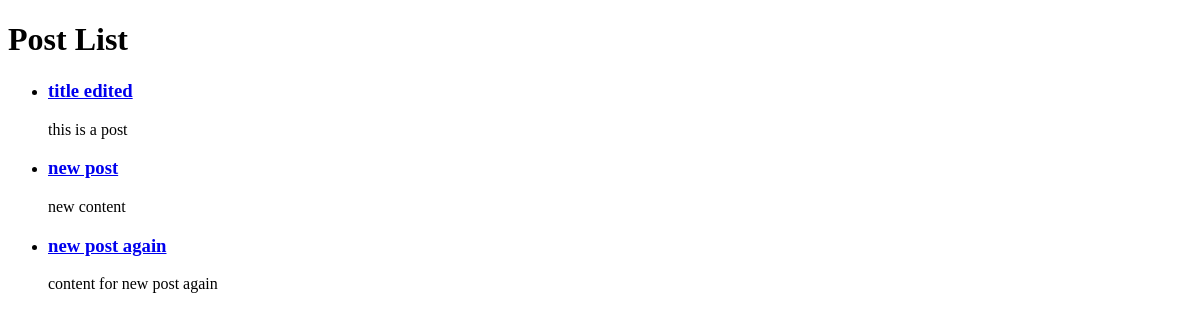
The app's page /posts/, older data.
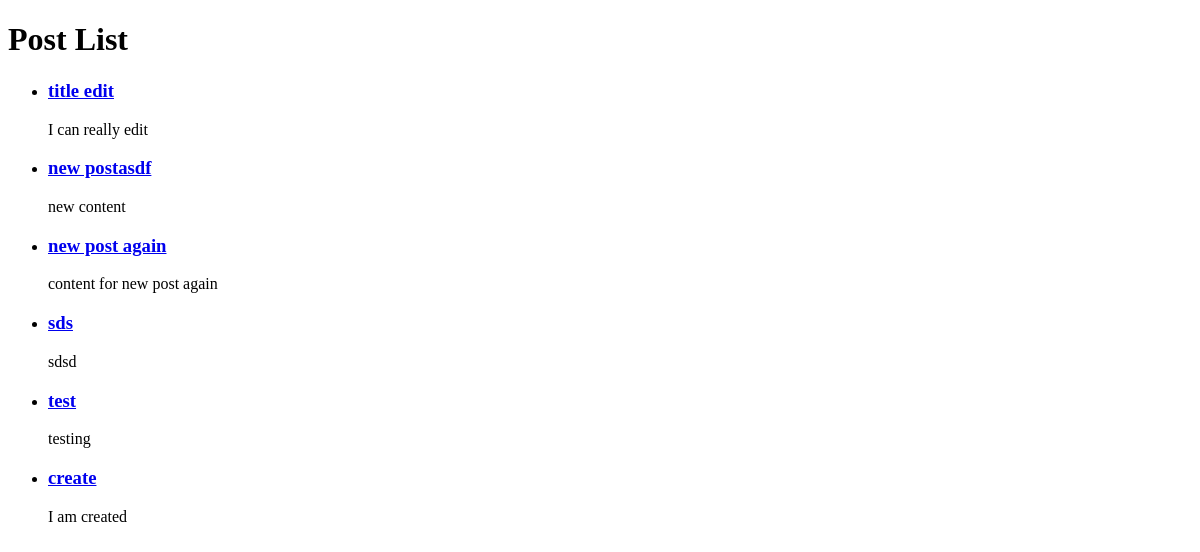
The same page, newer data.
### posts/models.py (models this page shows, shortened)
class Post(models.Model):
    title = models.CharField(max_length=120)
    content = models.TextField()
    updated = models.DateTimeField(auto_now=False, auto_now_add=False)
    timestamp = models.DateTimeField(auto_now=False, auto_now_add=True)
    class Meta:
        verbose_name = 'Post'
        verbose_name_plural = 'Posts'
    def get_absolute_url(self):
        return reverse('detail', kwargs={'id': self.id})

### posts/views.py (the view)
def post_list(request):
    post_list = Post.objects.all()
    return render(request, "posts/index.html", {
        "title": "List", "post_list": post_list})

### templates/posts/index.html (shortened to what this page needs)
<!DOCTYPE html>
<html lang="en">
<head>
</head>
<body>
    <h1>Post List</h1>
    <ul>
        {% for post in post_list %}
        <li>
            <h3>
                <a href='{{post.get_absolute_url}}'>{{post.title}}</a>
            </h3>
            <p>{{ post.content }}</p>
        </li>
        {% endfor %}
    </ul>
</body>
</html>

Row changes from the older to the newer data that the page shows:
changed Post: title "title edited" → "title edit"; content "this is a post" → "I can really edit"
changed Post "new content": title "new post" → "new postasdf"
added Post: title "sds", content "sdsd"
added Post: title "test", content "testing"
added Post: title "create", content "I am created"
